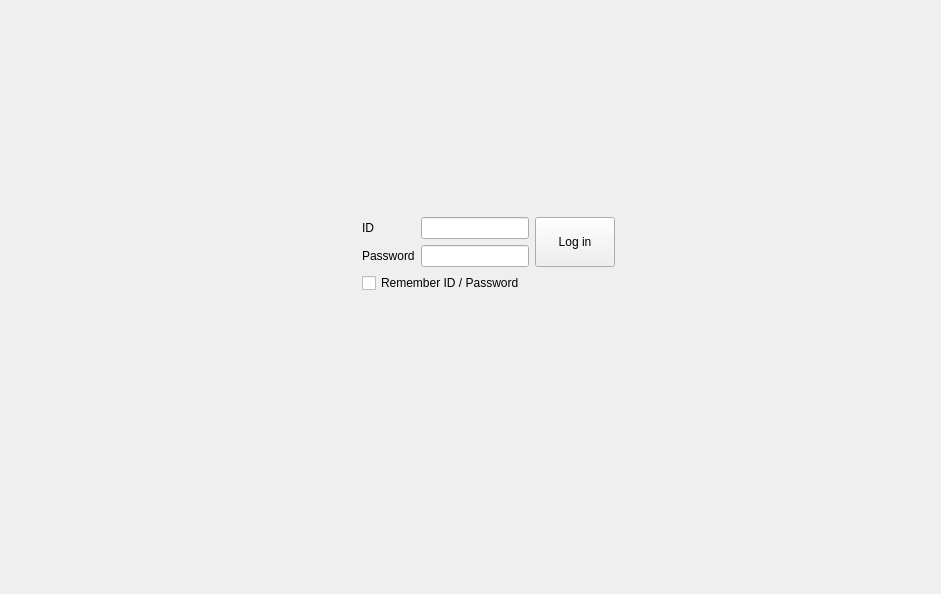
<?xml version="1.0" encoding="UTF-8"?>
<ui version="4.0">
 <class>loginWidget</class>
 <widget class="QWidget" name="loginWidget">
  <property name="geometry">
   <rect>
    <x>0</x>
    <y>0</y>
    <width>941</width>
    <height>594</height>
   </rect>
  </property>
  <property name="windowTitle">
   <string>Form</string>
  </property>
  <property name="autoFillBackground">
   <bool>true</bool>
  </property>
  <property name="styleSheet">
   <string notr="true"/>
  </property>
  <layout class="QGridLayout" name="gridLayout_2">
   <property name="rightMargin">
    <number>20</number>
   </property>
   <property name="bottomMargin">
    <number>20</number>
   </property>
   <item row="0" column="3">
    <spacer name="verticalSpacer_3">
     <property name="orientation">
      <enum>Qt::Vertical</enum>
     </property>
     <property name="sizeHint" stdset="0">
      <size>
       <width>20</width>
       <height>40</height>
      </size>
     </property>
    </spacer>
   </item>
   <item row="0" column="1">
    <spacer name="verticalSpacer">
     <property name="orientation">
      <enum>Qt::Vertical</enum>
     </property>
     <property name="sizeHint" stdset="0">
      <size>
       <width>20</width>
       <height>40</height>
      </size>
     </property>
    </spacer>
   </item>
   <item row="1" column="0">
    <spacer name="horizontalSpacer">
     <property name="orientation">
      <enum>Qt::Horizontal</enum>
     </property>
     <property name="sizeHint" stdset="0">
      <size>
       <width>40</width>
       <height>20</height>
      </size>
     </property>
    </spacer>
   </item>
   <item row="1" column="1">
    <layout class="QGridLayout" name="gridLayout">
     <item row="1" column="1">
      <widget class="QLineEdit" name="lineEdit_pw">
       <property name="sizePolicy">
        <sizepolicy hsizetype="Preferred" vsizetype="Fixed">
         <horstretch>0</horstretch>
         <verstretch>0</verstretch>
        </sizepolicy>
       </property>
      </widget>
     </item>
     <item row="2" column="0" colspan="3">
      <widget class="QCheckBox" name="checkBox_remember">
       <property name="text">
        <string>Remember ID / Password</string>
       </property>
       <property name="checked">
        <bool>false</bool>
       </property>
      </widget>
     </item>
     <item row="0" column="1">
      <widget class="QLineEdit" name="lineEdit_id">
       <property name="sizePolicy">
        <sizepolicy hsizetype="Preferred" vsizetype="Fixed">
         <horstretch>0</horstretch>
         <verstretch>0</verstretch>
        </sizepolicy>
       </property>
      </widget>
     </item>
     <item row="0" column="0">
      <widget class="QLabel" name="label_id">
       <property name="text">
        <string>ID</string>
       </property>
      </widget>
     </item>
     <item row="0" column="2" rowspan="2">
      <widget class="QPushButton" name="pushButton_login">
       <property name="sizePolicy">
        <sizepolicy hsizetype="Preferred" vsizetype="Expanding">
         <horstretch>0</horstretch>
         <verstretch>0</verstretch>
        </sizepolicy>
       </property>
       <property name="text">
        <string>Log in</string>
       </property>
      </widget>
     </item>
     <item row="1" column="0">
      <widget class="QLabel" name="label_pw">
       <property name="text">
        <string>Password</string>
       </property>
      </widget>
     </item>
    </layout>
   </item>
   <item row="2" column="1">
    <spacer name="verticalSpacer_2">
     <property name="orientation">
      <enum>Qt::Vertical</enum>
     </property>
     <property name="sizeHint" stdset="0">
      <size>
       <width>20</width>
       <height>40</height>
      </size>
     </property>
    </spacer>
   </item>
   <item row="3" column="0" colspan="3">
    <spacer name="horizontalSpacer_3">
     <property name="orientation">
      <enum>Qt::Horizontal</enum>
     </property>
     <property name="sizeHint" stdset="0">
      <size>
       <width>40</width>
       <height>20</height>
      </size>
     </property>
    </spacer>
   </item>
   <item row="1" column="2" colspan="2">
    <spacer name="horizontalSpacer_2">
     <property name="orientation">
      <enum>Qt::Horizontal</enum>
     </property>
     <property name="sizeHint" stdset="0">
      <size>
       <width>300</width>
       <height>20</height>
      </size>
     </property>
    </spacer>
   </item>
   <item row="3" column="3">
    <widget class="QLabel" name="logo">
     <property name="sizePolicy">
      <sizepolicy hsizetype="Fixed" vsizetype="Fixed">
       <horstretch>0</horstretch>
       <verstretch>0</verstretch>
      </sizepolicy>
     </property>
     <property name="minimumSize">
      <size>
       <width>120</width>
       <height>70</height>
      </size>
     </property>
     <property name="text">
      <string/>
     </property>
    </widget>
   </item>
  </layout>
 </widget>
 <tabstops>
  <tabstop>lineEdit_id</tabstop>
  <tabstop>lineEdit_pw</tabstop>
  <tabstop>checkBox_remember</tabstop>
  <tabstop>pushButton_login</tabstop>
 </tabstops>
 <resources/>
 <connections/>
</ui>
